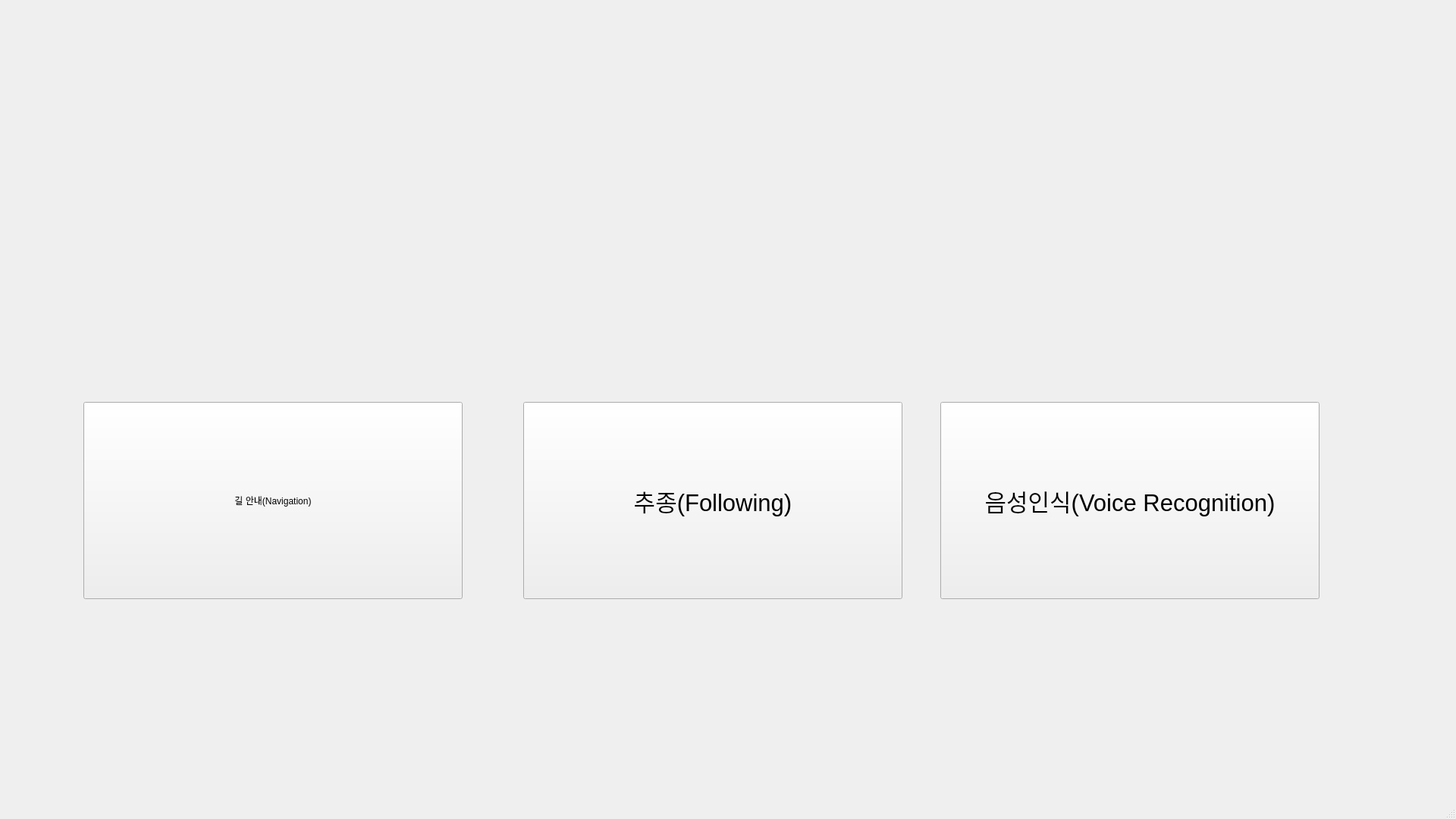
<?xml version="1.0" encoding="UTF-8"?>
<ui version="4.0">
 <class>MainWindow</class>
 <widget class="QMainWindow" name="MainWindow">
  <property name="geometry">
   <rect>
    <x>0</x>
    <y>0</y>
    <width>1920</width>
    <height>1080</height>
   </rect>
  </property>
  <property name="windowTitle">
   <string>MainWindow</string>
  </property>
  <widget class="QWidget" name="centralwidget">
   <widget class="QPushButton" name="Nav_Btn">
    <property name="geometry">
     <rect>
      <x>110</x>
      <y>530</y>
      <width>500</width>
      <height>260</height>
     </rect>
    </property>
    <property name="styleSheet">
     <string notr="true">font: 23pt &quot;Ubuntu&quot;;</string>
    </property>
    <property name="text">
     <string>길 안내(Navigation)</string>
    </property>
   </widget>
   <widget class="QPushButton" name="F_Btn">
    <property name="geometry">
     <rect>
      <x>690</x>
      <y>530</y>
      <width>500</width>
      <height>260</height>
     </rect>
    </property>
    <property name="font">
     <font>
      <pointsize>23</pointsize>
     </font>
    </property>
    <property name="text">
     <string>추종(Following)</string>
    </property>
   </widget>
   <widget class="QPushButton" name="Voice_Btn">
    <property name="geometry">
     <rect>
      <x>1240</x>
      <y>530</y>
      <width>500</width>
      <height>260</height>
     </rect>
    </property>
    <property name="font">
     <font>
      <pointsize>23</pointsize>
     </font>
    </property>
    <property name="styleSheet">
     <string notr="true"/>
    </property>
    <property name="text">
     <string>음성인식(Voice Recognition)</string>
    </property>
   </widget>
   <widget class="QLabel" name="label">
    <property name="geometry">
     <rect>
      <x>210</x>
      <y>170</y>
      <width>300</width>
      <height>300</height>
     </rect>
    </property>
    <property name="styleSheet">
     <string notr="true">image: url(:/home/lsc/mqqt_robot/paho.mqtt_py_demo_team/
img/navigation.png);</string>
    </property>
    <property name="text">
     <string/>
    </property>
    <property name="pixmap">
     <pixmap resource="../nav.qrc">:/home/lsc/mqqt_robot/paho.mqtt_py_demo_team/
img/navigation.png</pixmap>
    </property>
    <property name="scaledContents">
     <bool>true</bool>
    </property>
   </widget>
   <widget class="QLabel" name="label_2">
    <property name="geometry">
     <rect>
      <x>780</x>
      <y>170</y>
      <width>300</width>
      <height>300</height>
     </rect>
    </property>
    <property name="styleSheet">
     <string notr="true">image: url(:/home/lsc/mqqt_robot/paho.mqtt_py_demo_team/
img/following.png);</string>
    </property>
    <property name="text">
     <string/>
    </property>
    <property name="pixmap">
     <pixmap resource="../following.qrc">:/home/lsc/mqqt_robot/paho.mqtt_py_demo_team/
img/following.png</pixmap>
    </property>
    <property name="scaledContents">
     <bool>true</bool>
    </property>
   </widget>
   <widget class="QLabel" name="label_3">
    <property name="geometry">
     <rect>
      <x>1340</x>
      <y>170</y>
      <width>300</width>
      <height>300</height>
     </rect>
    </property>
    <property name="styleSheet">
     <string notr="true">image: url(:/home/lsc/mqqt_robot/paho.mqtt_py_demo_team/
img/mic.png);</string>
    </property>
    <property name="text">
     <string/>
    </property>
    <property name="pixmap">
     <pixmap resource="../voice.qrc">:/home/lsc/mqqt_robot/paho.mqtt_py_demo_team/
img/mic.png</pixmap>
    </property>
    <property name="scaledContents">
     <bool>true</bool>
    </property>
   </widget>
  </widget>
  <widget class="QMenuBar" name="menubar">
   <property name="geometry">
    <rect>
     <x>0</x>
     <y>0</y>
     <width>1920</width>
     <height>22</height>
    </rect>
   </property>
  </widget>
  <widget class="QStatusBar" name="statusbar"/>
 </widget>
 <resources>
  <include location="../nav.qrc"/>
  <include location="../voice.qrc"/>
  <include location="../following.qrc"/>
 </resources>
 <connections/>
</ui>
